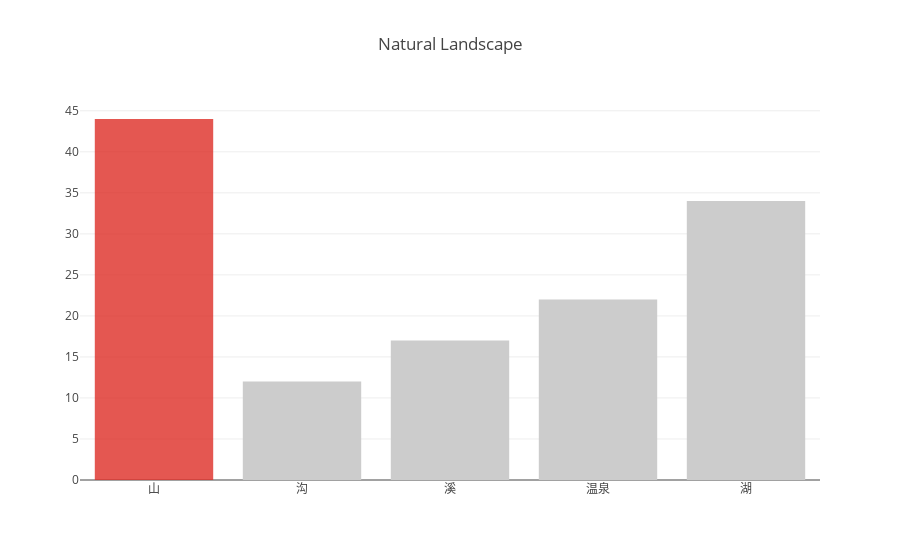

Here is the notebook cell this chart was saved with:
### Markdown cell above
The most classic way to spend leisure time for Chengdu people is to sit in parks or gardens, chatting with family or friends, enjoying tea-tasting and playing Majiang. So parks and gardens as you can see make up the largest part of human landscape.

### Code cell
data = [go.Bar(
    x=['山', '沟', '溪','温泉','湖'],
    y=[山,沟,溪,温泉,湖],
    marker=dict(
        color=['rgba(222,45,38,0.8)', 'rgba(204,204,204,1)',
               'rgba(204,204,204,1)', 'rgba(204,204,204,1)',
               'rgba(204,204,204,1)'])    
)]
iplot({
    "data": data,
    "layout": Layout(title="Natural Landscape"),
  
    
})

### Figure 1 — Plotly figure (JSON) as saved in the notebook; plotly's stock layout.template omitted (floating-point values rounded to 4 significant figures)
{"data": [{"marker": {"color": ["rgba(222,45,38,0.8)", "rgba(204,204,204,1)", "rgba(204,204,204,1)", "rgba(204,204,204,1)", "rgba(204,204,204,1)"]}, "type": "bar", "x": ["山", "沟", "溪", "温泉", "湖"], "y": [44, 12, 17, 22, 34]}], "layout": {"title": "Natural Landscape"}}
